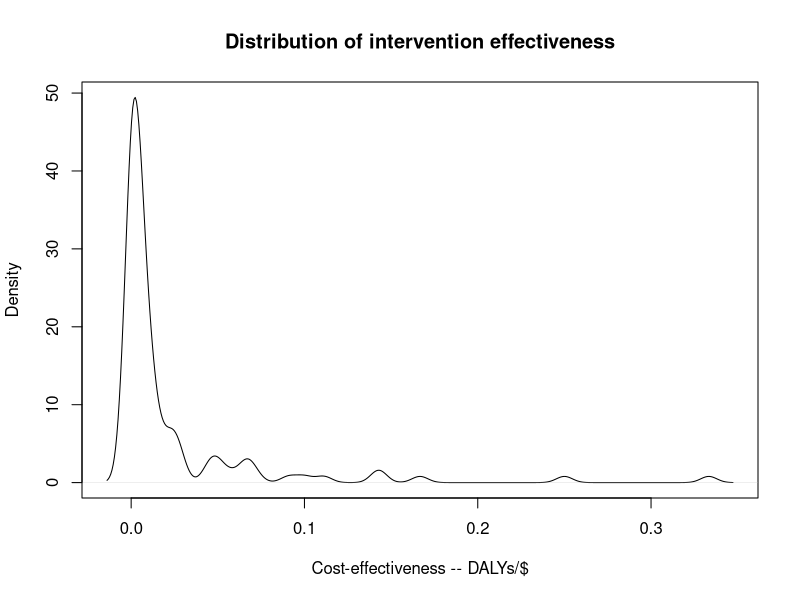
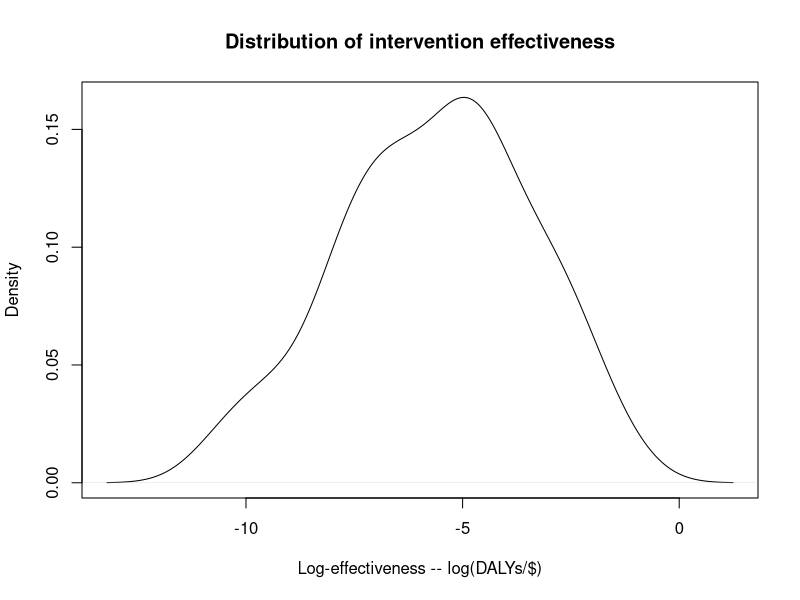
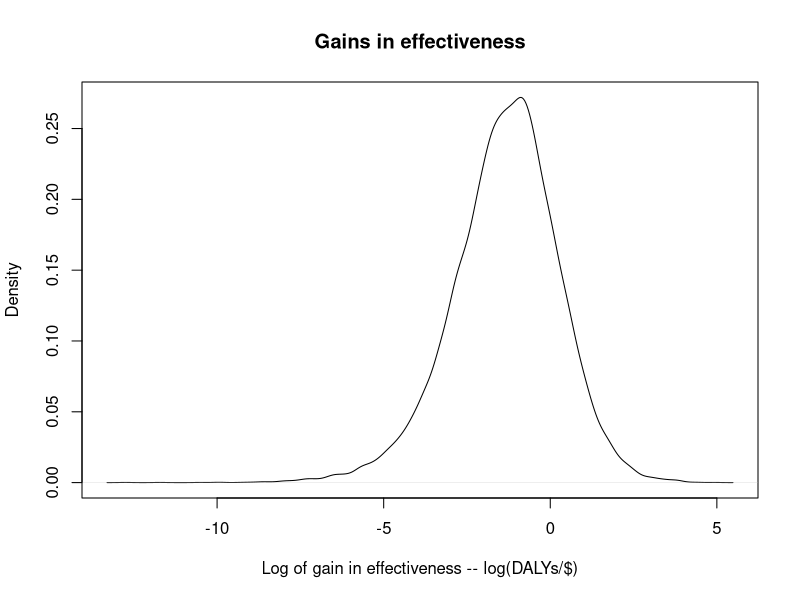

The R script that drew these images, in order:
#the DCP data in $/DALY
x <- c(37,15,20,10,404,642,1377,631,3113,4417,183,284,150,48,838,1440,587,2566,1699,1937,
2617,930,2712,141,159,4185,1062,47,15,120,6,89,3027,733,23520,296,922,84,82,673,192,37,
57,52449,156,121,47,39,688,36793,2028,9,398,129,4530,15,22,160,11,7,19,17,147,86,87,88,
4,12632,14,671,15869,409,789,345,924,37,734,1132,31114,136,9834,11920,3,149,1977,81,
1458,2128,1411,396,353,22,6269,39,2449,21,68,318,301,13158,207,102,197,7,225,42,117,73)

#switch to DALY/$
x <- 1/x

png("interventions-distribution.png")
plot(density(x), main="Distribution of intervention effectiveness", xlab="Cost-effectiveness -- DALYs/$")
dev.off()

x <- log(x)

png("interventions-distribution-log.png")
plot(density(x), main="Distribution of intervention effectiveness", xlab="Log-effectiveness -- log(DALYs/$)")
dev.off()

k <- c(mean(x),sd(x))

#eval works out the likelihood of getting the data given the distribution parameters
eval <- function(x,k){
	sum(log(dnorm(x,k[1],k[2])))
}

gains <- rep(0,1e6)

#gains contains the difference in effectivenesses
for(i in 1:1e6) gains[i] <- exp(rnorm(1,k[1],k[2])) - exp(max(x))

png("gains-distribution.png")
plot(density(log(gains[gains>0])), main="Gains in effectiveness", xlab="Log of gain in effectiveness -- log(DALYs/$)")
dev.off()

a <- sum(gains[gains>0])/length(gains)	#expected increase in dalys per dollar for asessing a new intervention
b <- 530e6	#money moved by givewell suggestions
d <- 1e5	#cost of givewell assessing an additional intervention

a*b/d		#estimate of dalys per dollar for dcp





